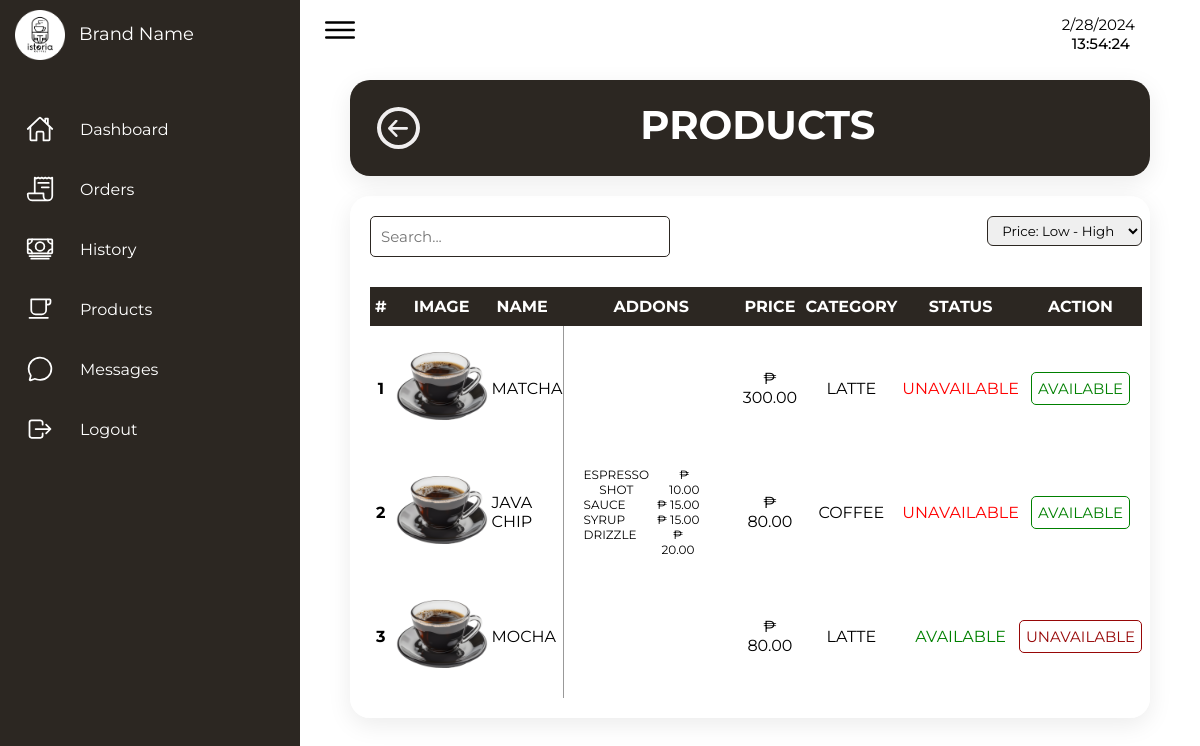
Page /Employee/Employee_products.php (signed in) on the earlier database version.
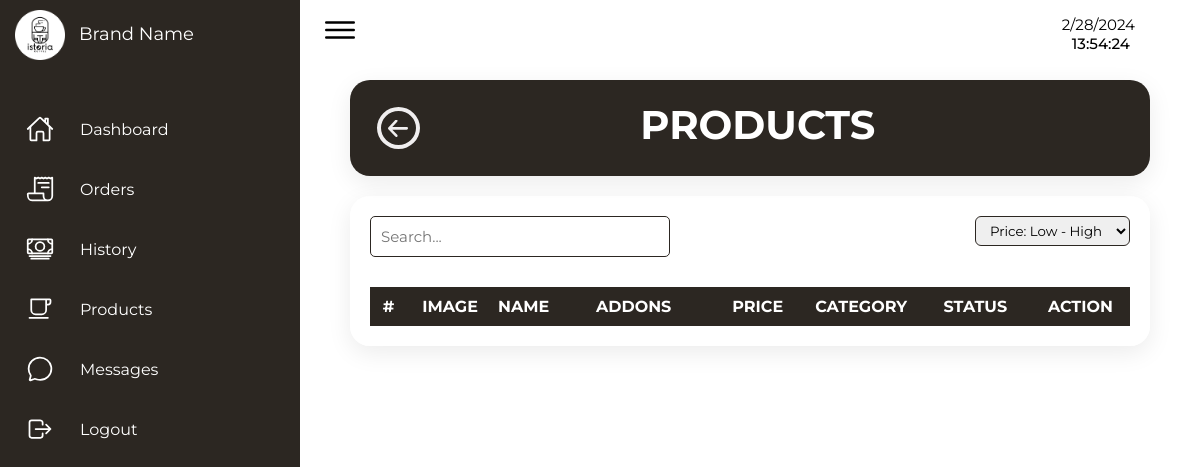
Same page on the later database version.
### tables this page shows
CREATE TABLE `products` (
  `id` int(255) NOT NULL,
  `name` varchar(25) NOT NULL,
  `price` int(255) NOT NULL,
  `price_range` varchar(255) NOT NULL,
  `image` mediumtext NOT NULL,
  `category` varchar(255) NOT NULL,
  `status` varchar(255) NOT NULL DEFAULT 'available'
);

CREATE TABLE `addons` (
  `id` int(255) NOT NULL,
  `category` varchar(255) NOT NULL,
  `addons1` varchar(255) NOT NULL,
  `addons2` varchar(255) NOT NULL,
  `addons3` varchar(255) NOT NULL,
  `addons4` varchar(255) NOT NULL,
  `price1` int(255) NOT NULL,
  `price2` int(255) NOT NULL,
  `price3` int(255) NOT NULL,
  `price4` int(255) NOT NULL
);

### Employee/Employee_products.php (the view, shortened to what this page needs)
<?php
  include '../connection.php';
  $sort_query = "";
  $sort_option = "";
?>
<!DOCTYPE html>
<html lang="en">
  <head>
    <link rel="stylesheet" href="../Src/Styles/style_employee.css" />
  </head>
  <body>
    <div class="container">
    <?php include 'sidenav.php' ?>
      <div class="main">
        <div class="topbar">
          <div class="toggle">
            <ion-icon name="menu-outline"></ion-icon>
          </div>
          <?php include 'time.php' ?>
        </div>
        <div class="container-box heading-div">
        <button class="button" onclick="history.back()">
          <div class="button-box">
            <span class="button-elem">
              <svg viewBox="0 0 46 40" xmlns="http://www.w3.org/2000/svg">
                <path
                  d="M46 20.038c0-.7-.3-1.5-.8-2.1l-16-17c-1.1-1-3.2-1.4-4.4-.3-1.2 1.1-1.2 3.3 0 4.4l11.3 11.9H3c-1.7 0-3 1.3-3 3s1.3 3 3 3h33.1l-11.3 11.9c-1 1-1.2 3.3 0 4.4 1.2 1.1 3.3.8 4.4-.3l16-17c.5-.5.8-1.1.8-1.9z"
                ></path>
              </svg>
            </span>
          </div>
        </button>
          <div class="titlediv">
            <h1>PRODUCTS</h1>
          </div>
        </div>
        <div class="container-box">
          <div class="product-search">
          <input type="text" id="searchInput" name="searchInput" placeholder="Search...">
          <form method="POST" action="">
            <select name="sort" id="sort" onchange="this.form.submit()">
                <option <?php echo ($sort_option == "Price: Low - High") ? "selected" : "" ?>>Price: Low - High</option>
            </select>
          </form>
          </div>
            <table class="products-table" id="products-table">
              <thead>
                <tr>
                  <th>#</th>
                  <th>Image</th>
                  <th>Name</th>
                  <th>Addons</th>
                  <th>Price</th>
                  <th>Category</th>
                  <th>Status</th>
                  <th>Action</th>
                </tr>
              </thead>
              <tbody>
              <?php
              $count = 0;
              $select_products = mysqli_query($conn, "SELECT * FROM `products` $sort_query ") or die ('query failed');
              if(mysqli_num_rows($select_products)>0){
                  while($fetch_products = mysqli_fetch_assoc($select_products)){
                    $count++
              ?>
                <tr>
                  <td><?php echo $count ?></td>
                  <td><img src="../products/<?php echo $fetch_products['image'] ?>" width="100px"></td>
                  <td><?php echo $fetch_products['name'] ?></td>
                  <td>
                  <?php
                    $addons_category = $fetch_products['category'];
                      $select_addons = mysqli_query($conn, "SELECT * FROM `addons` WHERE category = '$addons_category'") or die ('query failed');
                      if(mysqli_num_rows($select_addons)>0){
                        while($fetch_addons = mysqli_fetch_assoc($select_addons)){
                      ?>
                      <div class="addons">
                        <p><?php echo $fetch_addons['addons1'] ?></p>
                        <p>₱ <?php echo $fetch_addons['price1'] ?>.00</p>
                      </div>
                      <div class="addons">
                        <p><?php echo $fetch_addons['addons2'] ?></p>
                        <p>₱ <?php echo $fetch_addons['price2'] ?>.00</p>
                      </div>
                      <div class="addons">
                        <p><?php echo $fetch_addons['addons3'] ?></p>
                        <p>₱ <?php echo $fetch_addons['price3'] ?>.00</p>
                      </div>
                      <div class="addons">
                        <p><?php echo $fetch_addons['addons4'] ?></p>
                        <p>₱ <?php echo $fetch_addons['price4'] ?>.00</p>
                      </div>
                  <?php
                    }
                  }
                  ?>
                  </td>
                  <td>₱ <?php echo $fetch_products['price'] ?>.00</td>
                  <td><?php echo $fetch_products['category'] ?></td>
                  <td style="color: <?php echo ($fetch_products['status'] == 'available') ? 'green' : 'red'; ?>"><?php echo $fetch_products['status'] ?></td>
                  <td>
                      <?php if($fetch_products['status'] == "available"): ?>
                        <form method="post">
                          <button name="unavail" type="submit" class="avail" >Unavailable</button>
                        </form>
                      <?php else: ?>
                        <form method="post">
                          <button name="avail" type="submit" class="Unavail" >available</button>
                        </form>
                      <?php endif; ?>
                  </td>
                </tr>
                <?php
                  }
                }
                ?>
              </tbody>
            </table>
        </div>
      </div>
    </div>
  </body>
</html>

Differences in the rows shown:
removed products: image (picture), name "MATCHA", price "300", category "LATTE", status "UNAVAILABLE"
removed products: image (picture), name "JAVA CHIP", price "80", category "COFFEE", status "UNAVAILABLE"
no longer on this page (row unchanged): addons: addons1 "ESPRESSO SHOT", price1 "10", addons2 "SAUCE", price2 "15", addons3 "SYRUP", price3 "15", addons4 "DRIZZLE", price4 "20"
removed products: image (picture), name "MOCHA", price "80", category "LATTE", status "AVAILABLE"
